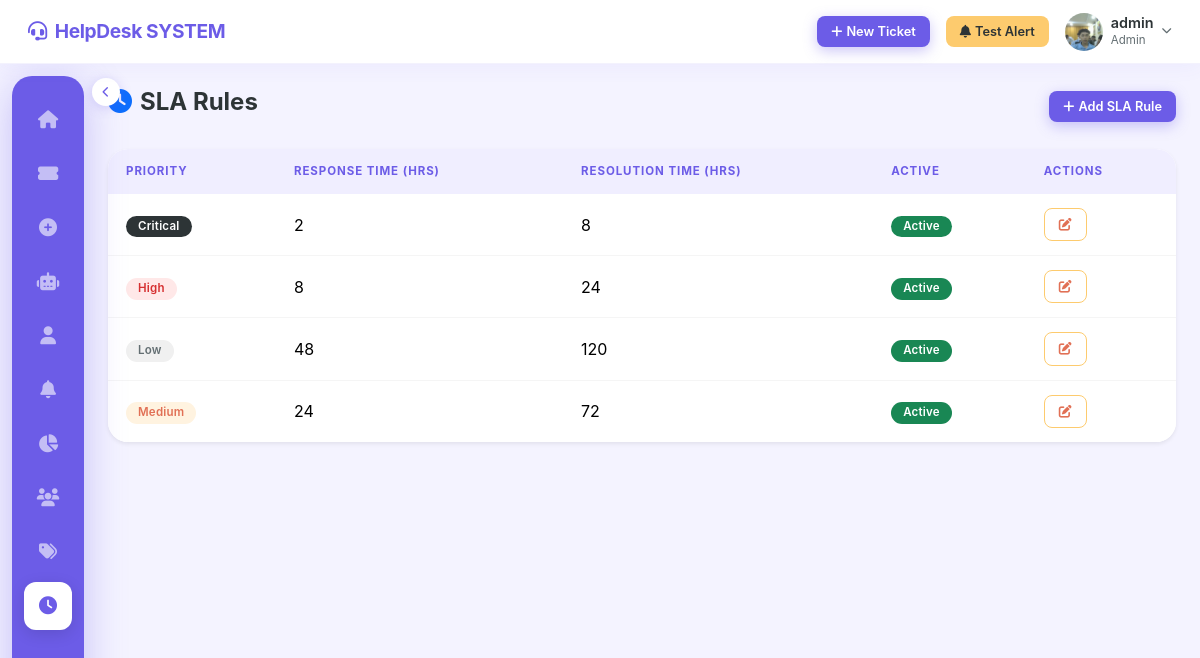
Page /manage/sla/ (signed in) on the committed database.
### accounts/models.py (models this page shows, shortened)
class User(AbstractUser):
    ROLE_CHOICES = [
        ('admin', 'Admin'),
        ('agent', 'Agent'),
        ('user', 'User'),
    ]
    role = models.CharField(max_length=10, choices=ROLE_CHOICES, default='user')
    phone = models.CharField(max_length=20, blank=True, null=True)
    profile_picture = models.ImageField(
        upload_to='profile_pictures/', blank=True, null=True
    )
    department = models.CharField(max_length=100, blank=True, null=True)
    created_at = models.DateTimeField(auto_now_add=True)
    updated_at = models.DateTimeField(auto_now=True)

### tickets/models.py (models this page shows, shortened)
class SLA(models.Model):
    PRIORITY_CHOICES = [
        ('low', 'Low'),
        ('medium', 'Medium'),
        ('high', 'High'),
        ('critical', 'Critical'),
    ]
    priority = models.CharField(max_length=10, choices=PRIORITY_CHOICES, unique=True)
    response_time_hours = models.PositiveIntegerField(default=24)
    resolution_time_hours = models.PositiveIntegerField(default=72)
    is_active = models.BooleanField(default=True)

### tickets/views.py (the view)
# urls.py: path('manage/sla/', views.sla_list_view, name='sla_list'),
@login_required
@role_required('admin')
def sla_list_view(request):
    slas = SLA.objects.all().order_by('priority')
    return render(request, 'tickets/sla_list.html', {'slas': slas})

### tickets/utils.py (called while the page is built)
def role_required(*roles):
    def decorator(view_func):
        @wraps(view_func)
        def _wrapped(request, *args, **kwargs):
            if not request.user.is_authenticated:
                return redirect('login')
            if request.user.role not in roles:
                messages.error(request, 'You do not have permission to access that page.')
                return redirect('dashboard')
            return view_func(request, *args, **kwargs)
        return _wrapped
    return decorator

### tickets/templates/tickets/sla_list.html (shortened to what this page needs)
{% extends 'base.html' %}
{% block content %}
<div class="d-flex justify-content-between align-items-center mb-4">
  <h4 class="fw-bold"><i class="fa fa-clock me-2 text-primary"></i>SLA Rules</h4>
  <a href="{% url 'sla_create' %}" class="btn btn-primary btn-sm">
    <i class="fa fa-plus me-1"></i>Add SLA Rule
  </a>
</div>
<div class="card shadow-sm">
  <div class="card-body p-0">
    <table class="table table-hover mb-0">
      <thead class="table-dark">
        <tr><th>Priority</th><th>Response Time (hrs)</th><th>Resolution Time (hrs)</th><th>Active</th><th>Actions</th></tr>
      </thead>
      <tbody>
        {% for sla in slas %}
        <tr>
          <td><span class="badge priority-{{ sla.priority }}">{{ sla.get_priority_display }}</span></td>
          <td>{{ sla.response_time_hours }}</td>
          <td>{{ sla.resolution_time_hours }}</td>
          <td>
            {% if sla.is_active %}
              <span class="badge bg-success">Active</span>
            {% else %}
              <span class="badge bg-secondary">Inactive</span>
            {% endif %}
          </td>
          <td>
            <a href="{% url 'sla_edit' sla.pk %}" class="btn btn-sm btn-outline-warning">
              <i class="fa fa-edit"></i>
            </a>
          </td>
        </tr>
        {% empty %}
        <tr><td colspan="5" class="text-center py-4 text-muted">No SLA rules configured.</td></tr>
        {% endfor %}
      </tbody>
    </table>
  </div>
</div>
{% endblock %}

### templates/base.html (shortened to what this page needs)
<!DOCTYPE html>
<html lang="en">
<head>
  <link rel="stylesheet" href="https://cdn.jsdelivr.net/npm/bootstrap@5.3.2/dist/css/bootstrap.min.css">
  <link rel="stylesheet" href="https://cdnjs.cloudflare.com/ajax/libs/font-awesome/6.4.2/css/all.min.css">
  {% load static %}
  <link rel="stylesheet" href="{% static 'css/style.css' %}">
</head>
<body>
{% if user.is_authenticated %}
<nav class="navbar">
  <a class="navbar-brand" href="{% url 'dashboard' %}">
    <i class="fa fa-headset"></i>HelpDesk SYSTEM
  </a>
  <div class="ms-auto d-flex align-items-center gap-3">
    <a href="{% url 'ticket_create' %}" class="btn btn-primary btn-sm">
      <i class="fa fa-plus me-1"></i>New Ticket
    </a>
    {% if user.is_authenticated and user.role == 'admin' %}
    <button id="testNotificationBtn" class="btn btn-warning btn-sm">
      <i class="fa fa-bell me-1"></i>Test Alert
    </button>
    {% endif %}
    <div class="dropdown">
      <div data-bs-toggle="dropdown" style="cursor:pointer;" class="d-flex align-items-center gap-2">
        {% if user.profile_picture %}
          <img src="{{ user.profile_picture.url }}" class="nav-avatar" alt="">
        {% else %}
          <div class="nav-avatar-initials">{{ user.username|slice:":1"|upper }}</div>
        {% endif %}
        <div class="d-none d-md-block">
          <div class="fw-semibold" style="font-size:.9rem;line-height:1.2;">{{ user.username }}</div>
          <div style="font-size:.72rem;color:var(--text-secondary);">{{ user.get_role_display }}</div>
        </div>
        <i class="fa fa-chevron-down" style="font-size:.65rem;color:var(--text-secondary);"></i>
      </div>
    </div>
  </div>
</nav>
<button class="sidebar-toggle" id="sidebarToggle" title="Toggle sidebar">
</button>
<nav class="sidebar" id="sidebar">
  <a class="nav-link {% if request.resolver_match.url_name == 'dashboard' %}active{% endif %}"
     href="{% url 'dashboard' %}" title="Dashboard">
    <i class="fa fa-home"></i>
  </a>
  <a class="nav-link {% if request.resolver_match.url_name == 'ticket_list' %}active{% endif %}"
     href="{% url 'ticket_list' %}" title="Tickets">
    <i class="fa fa-ticket-alt"></i>
  </a>
  <a class="nav-link {% if request.resolver_match.url_name == 'ticket_create' %}active{% endif %}"
     href="{% url 'ticket_create' %}" title="New Ticket">
    <i class="fa fa-plus-circle"></i>
  </a>
  <a class="nav-link {% if request.resolver_match.url_name == 'ai_chat' %}active{% endif %}"
     href="{% url 'ai_chat' %}" title="Q&A AI">
    <i class="fa fa-robot"></i>
  </a>
  <a class="nav-link {% if request.resolver_match.url_name == 'profile' %}active{% endif %}"
     href="{% url 'profile' %}" title="Profile">
    <i class="fa fa-user"></i>
  </a>
  {% if user.role == 'admin' %}
  <a class="nav-link {% if request.resolver_match.url_name == 'notification_test' %}active{% endif %}"
     href="{% url 'notification_test' %}" title="Test Notifications">
    <i class="fa fa-bell"></i>
  </a>
  {% endif %}
  {% if user.role == 'admin' or user.role == 'agent' %}
  <a class="nav-link {% if request.resolver_match.url_name == 'reports' %}active{% endif %}"
     href="{% url 'reports' %}" title="Reports">
    <i class="fa fa-chart-pie"></i>
  </a>
  {% endif %}
  {% if user.role == 'admin' %}
  <a class="nav-link {% if 'user' in request.resolver_match.url_name %}active{% endif %}"
     href="{% url 'user_list' %}" title="Users">
    <i class="fa fa-users"></i>
  </a>
  <a class="nav-link {% if 'category' in request.resolver_match.url_name %}active{% endif %}"
     href="{% url 'category_list' %}" title="Categories">
    <i class="fa fa-tags"></i>
  </a>
  <a class="nav-link {% if 'sla' in request.resolver_match.url_name %}active{% endif %}"
     href="{% url 'sla_list' %}" title="SLA Rules">
    <i class="fa fa-clock"></i>
  </a>
  {% endif %}
</nav>
<main class="main-content" id="mainContent">
  {% block content %}{% endblock %}
</main>
{% endif %}
{% load static %}
</body>
</html>

### rows in the picture
User: profile_picture (picture), username "admin", role "Admin"
SLA: priority "Critical", response_time_hours "2", resolution_time_hours "8", is_active "Active"
SLA: priority "High", response_time_hours "8", resolution_time_hours "24", is_active "Active"
SLA: priority "Low", response_time_hours "48", resolution_time_hours "120", is_active "Active"
SLA: priority "Medium", response_time_hours "24", resolution_time_hours "72", is_active "Active"
